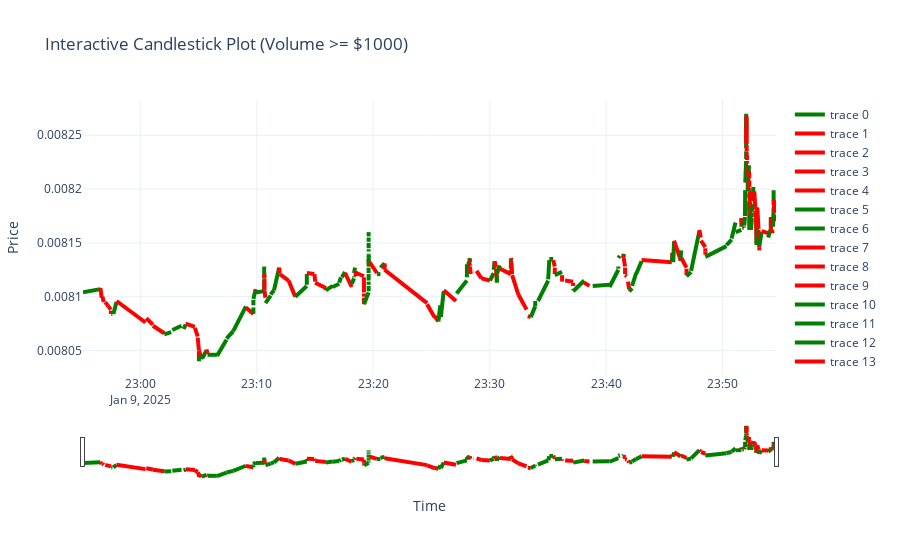

Notebook cell for this chart:
### Code cell
import pandas as pd
import plotly.graph_objects as go

# Load your data into a DataFrame (assuming df is already loaded)
# df = pd.read_csv("your_file.csv")

# Convert 'timestamp' to a datetime object if it's not already
df['timestamp'] = pd.to_datetime(df['timestamp'])

# Define the time range for range 1
range1_start = pd.Timestamp("2025-01-09 22:55:00")
range1_end = pd.Timestamp("2025-01-09 23:55:00")

# Filter the data for range 1
range1 = df[(df['timestamp'] >= range1_start) & (df['timestamp'] < range1_end)]

# Function to create candles based on $1000 volume
def create_candles(data):
    candles = []
    current_volume = 0
    start_price = None
    start_time = None
    for i, row in data.iterrows():
        price = pd.to_numeric(row['p'], errors='coerce')
        quantity = pd.to_numeric(row['q'], errors='coerce')
        if start_price is None:
            start_price = price
            start_time = row['timestamp']
        current_volume += price * quantity
        if current_volume >= 1000:
            end_price = price
            end_time = row['timestamp']
            candles.append((start_time, end_time, start_price, end_price))
            current_volume = 0
            start_price = None
    return candles

# Create candles for range1
candles = create_candles(range1.sort_values(by='a', ascending=True))

# Prepare data for Plotly
fig = go.Figure()
for candle in candles:
    start_time, end_time, start_price, end_price = candle
    color = 'green' if end_price >= start_price else 'red'
    fig.add_trace(go.Scatter(
        x=[start_time, end_time],
        y=[start_price, end_price],
        mode='lines',
        line=dict(color=color, width=4),
    ))

# Update layout for interactivity
fig.update_layout(
    title='Interactive Candlestick Plot (Volume >= $1000)',
    xaxis_title='Time',
    yaxis_title='Price',
    xaxis_rangeslider_visible=True,
    template="plotly_white"
)

# Show the plot
fig.show()
